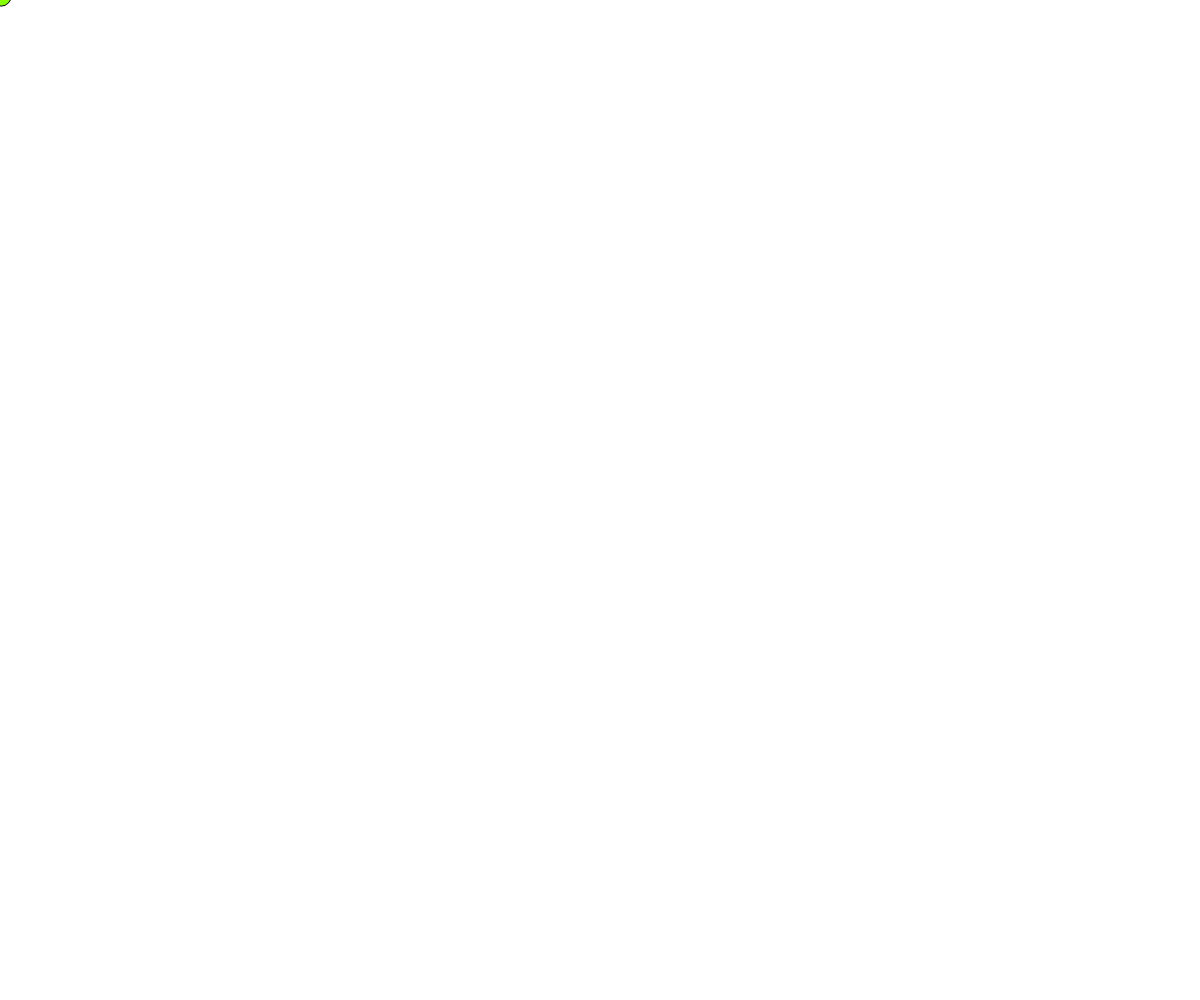
Frame 1 (no input)
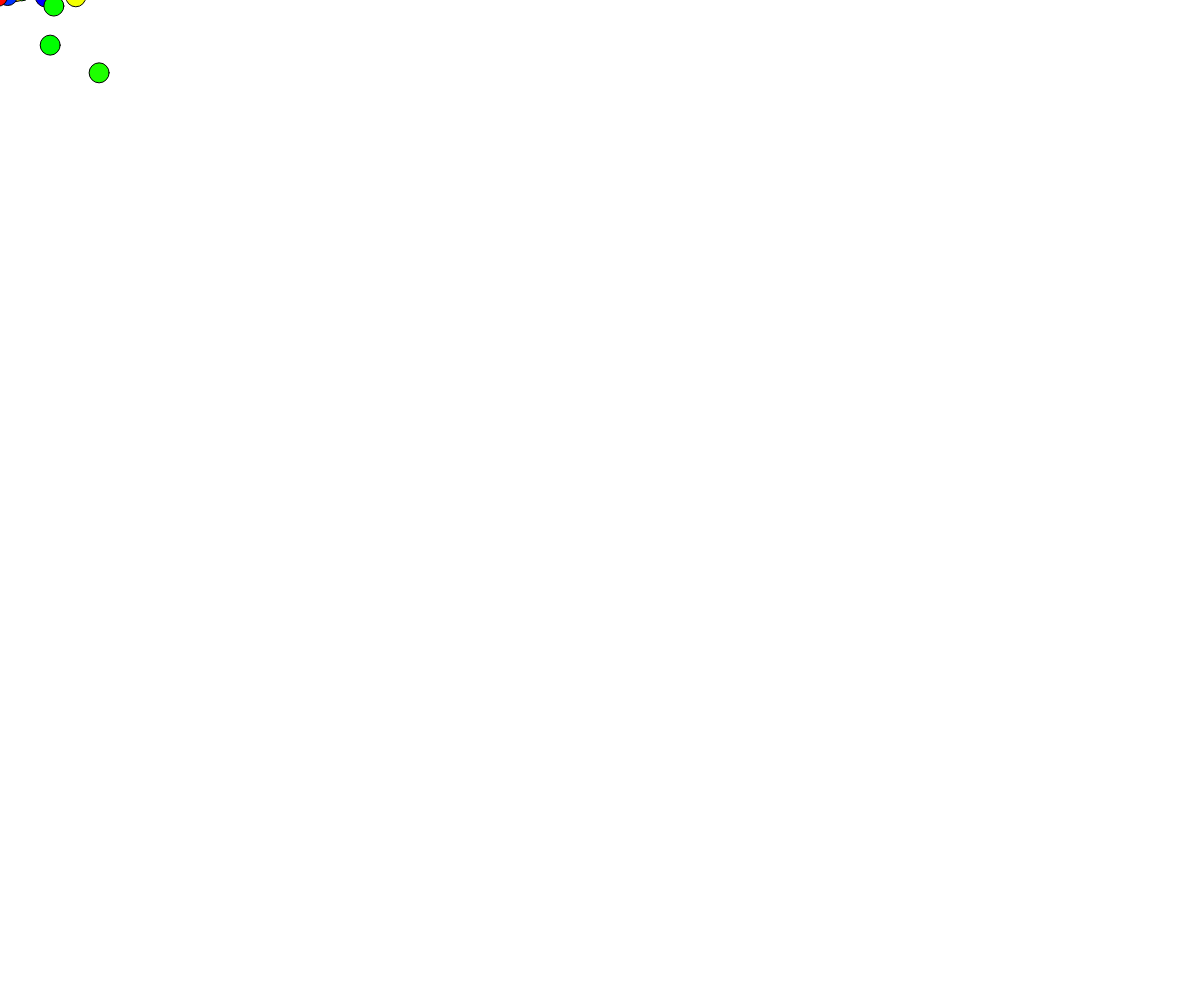
Frame 60 (no input)
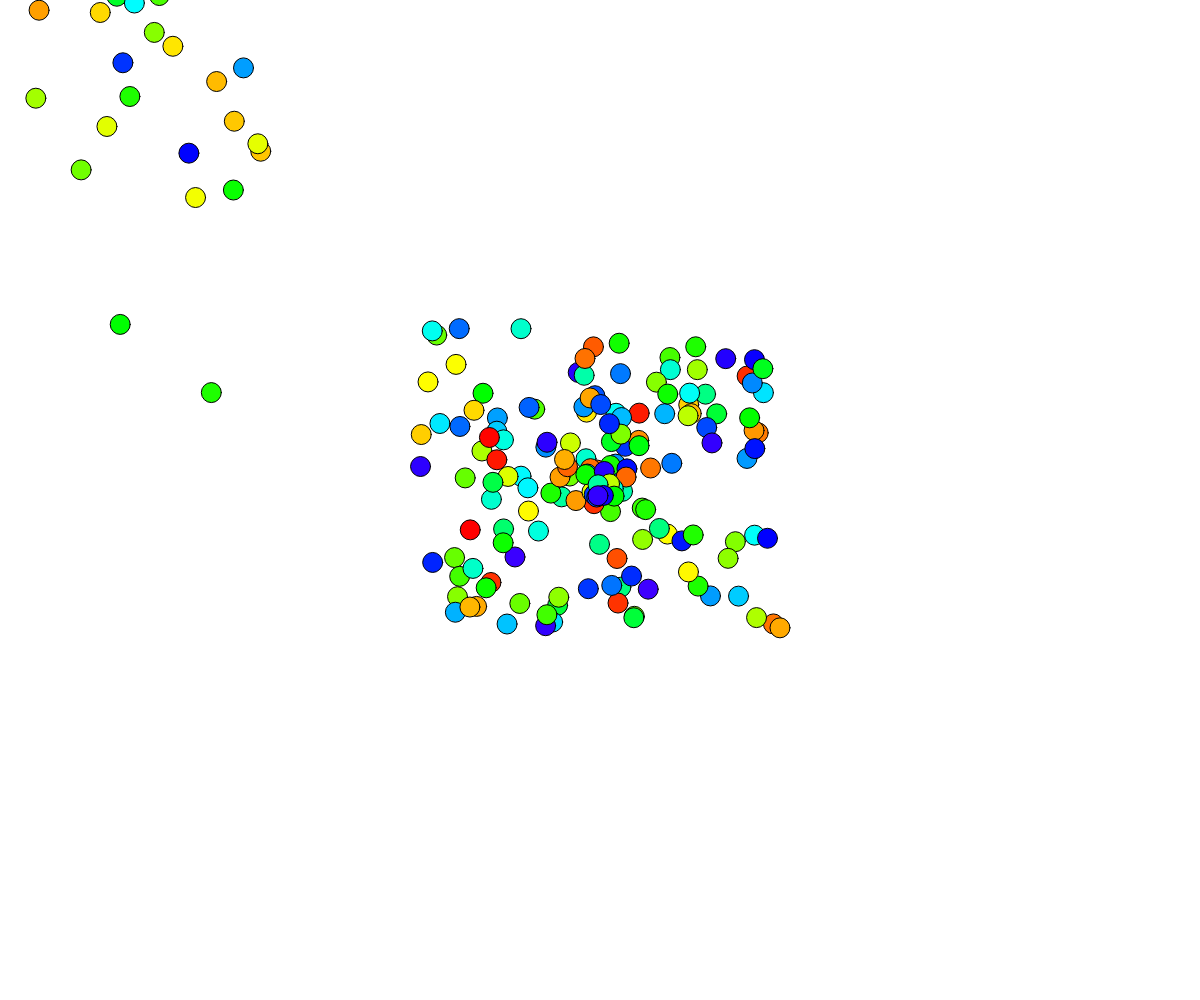
Frame 120 (the mouse pressed at the canvas centre since frame 60)

The p5.js sketch that drew these frames (run headless with seeded random() and noise() and a simulated clock; from frame 60 on, the mouse is pressed at the canvas centre):

// p5.js sketch
// ── sketch.js
// Project Title
// Your Name
// Date
//
// Extra for Experts:
// - describe what you did to take this project "above and beyond"

let movers = [];

function setup() {
  createCanvas(windowWidth, windowHeight);
  colorMode(HSB);
}

function draw() {
  background(255);
  movers.push(new Mover(mouseX,mouseY));
  for(let i = 0; i <movers.length;i++){
    let m = movers[i];
    m.move(); m.display();
  }
}

function mousePressed(){
  for(let i = 0; i <100;i++){
    movers.push(new Mover(mouseX,mouseY));
  }
}

class Mover{

  constructor(x,y){
    this.position = createVector(x,y); this.s = 20;
    this.velocity = createVector(random(-3,3),random(0,-5));
    this.gravity = createVector(0,0.07);
    this.lifetime = Math.floor(random(100,200));
    this.alive = true;
    this.c = color(random(255),255,255);
  }

  move(){
    this.velocity.add(this.gravity);
    this.position.add(this.velocity);
  }

  display(){
    fill(this.c);
    push();
    translate(this.position.x,this.position.y);
    circle(0,0,this.s);
    pop();
  }

}
